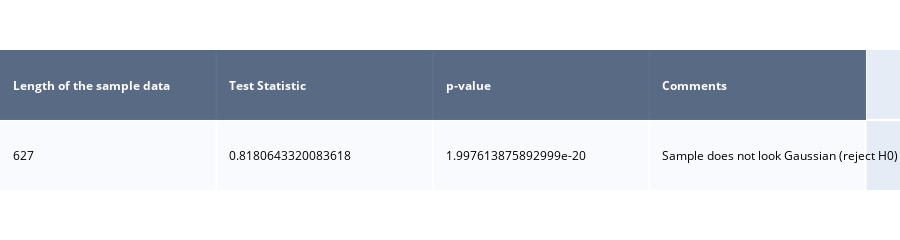

Write notebook code for a chart like this one.
### Code cell
from scipy.stats import shapiro
import plotly.figure_factory as ff

list_stat = []


for d in batch:
    stat, p = shapiro(batch[d])
    list_stat.append((d, stat, p))


statistics = pd.DataFrame(data = list_stat, columns= ['agg', 'stat', 'p'])

#stat, p = shapiro(total_dict_mean['35D'])

# interpret

alpha = 0.05
if p > alpha:
    msg = 'Sample looks Gaussian (fail to reject H0)'
else:
    msg = 'Sample does not look Gaussian (reject H0)'

result_mat = [
    ['Length of the sample data', 'Test Statistic', 'p-value', 'Comments'],
    [len(batch['14D']), stat, p, msg]
]

swt_table = ff.create_table(result_mat)
swt_table['data'][0].colorscale=[[0, '#2a3f5f'],[1, '#ffffff']]
swt_table['layout']['height']=200
swt_table['layout']['margin']['t']=50
swt_table['layout']['margin']['b']=50

py.iplot(swt_table, filename='shapiro-wilk-table')

### Figure 1 — Plotly figure (JSON) as saved in the notebook; plotly's stock layout.template omitted (floating-point values rounded to 4 significant figures)
{"data": [{"colorscale": [[0, "#2a3f5f"], [1, "#ffffff"]], "hoverinfo": "none", "opacity": 0.75, "showscale": false, "type": "heatmap", "z": [[0, 0, 0, 0], [0.5, 0.5, 0.5, 0.5]]}], "layout": {"annotations": [{"align": "left", "font": {"color": "#ffffff"}, "showarrow": false, "text": "<b>Length of the sample data</b>", "x": -0.45, "xanchor": "left", "xref": "x", "y": 0, "yref": "y"}, {"align": "left", "font": {"color": "#ffffff"}, "showarrow": false, "text": "<b>Test Statistic</b>", "x": 0.55, "xanchor": "left", "xref": "x", "y": 0, "yref": "y"}, {"align": "left", "font": {"color": "#ffffff"}, "showarrow": false, "text": "<b>p-value</b>", "x": 1.55, "xanchor": "left", "xref": "x", "y": 0, "yref": "y"}, {"align": "left", "font": {"color": "#ffffff"}, "showarrow": false, "text": "<b>Comments</b>", "x": 2.55, "xanchor": "left", "xref": "x", "y": 0, "yref": "y"}, {"align": "left", "font": {"color": "#000000"}, "showarrow": false, "text": "627", "x": -0.45, "xanchor": "left", "xref": "x", "y": 1, "yref": "y"}, {"align": "left", "font": {"color": "#000000"}, "showarrow": false, "text": "0.8180643320083618", "x": 0.55, "xanchor": "left", "xref": "x", "y": 1, "yref": "y"}, {"align": "left", "font": {"color": "#000000"}, "showarrow": false, "text": "1.997613875892999e-20", "x": 1.55, "xanchor": "left", "xref": "x", "y": 1, "yref": "y"}, {"align": "left", "font": {"color": "#000000"}, "showarrow": false, "text": "Sample does not look Gaussian (reject H0)", "x": 2.55, "xanchor": "left", "xref": "x", "y": 1, "yref": "y"}], "height": 200, "margin": {"b": 50, "l": 0, "r": 0, "t": 50}, "xaxis": {"dtick": 1, "gridwidth": 2, "showticklabels": false, "tick0": -0.5, "ticks": "", "zeroline": false}, "yaxis": {"autorange": "reversed", "dtick": 1, "gridwidth": 2, "showticklabels": false, "tick0": 0.5, "ticks": "", "zeroline": false}}}
